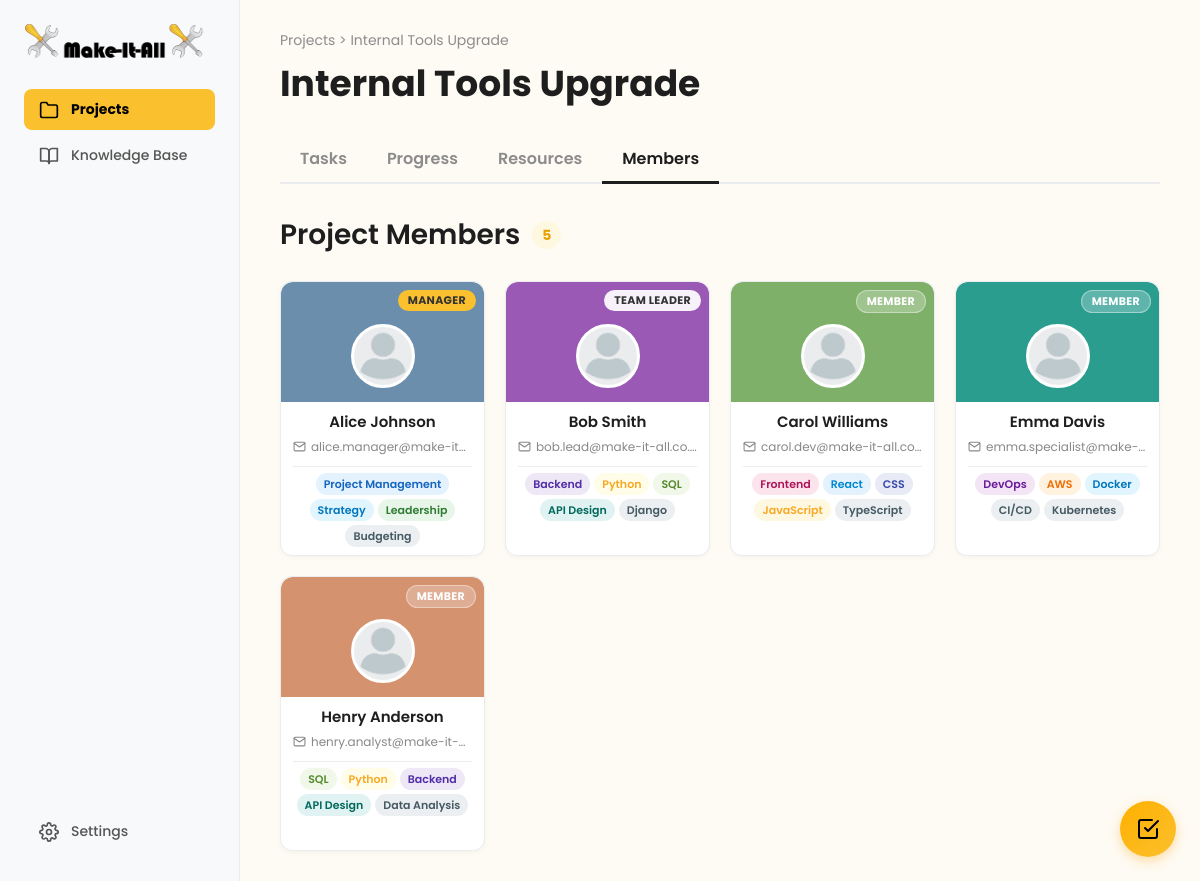
The page /user/project/project-members.php?project_id=3 (signed in) on the database its author committed.
### tables this page shows
CREATE TABLE projects (
    project_id INT AUTO_INCREMENT PRIMARY KEY,
    project_name VARCHAR(255) NOT NULL,
    description TEXT,
    created_by INT NOT NULL COMMENT 'Manager who created the project',
    team_leader_id INT NULL COMMENT 'Assigned team leader',
    start_date DATE NOT NULL,
    deadline DATE NOT NULL,
    estimated_completion_date DATE NULL COMMENT 'Calculated based on velocity',
    completed_date DATE NULL,
    status ENUM('planning', 'active', 'on_hold', 'completed', 'archived') DEFAULT 'active',
    priority ENUM('low', 'medium', 'high') DEFAULT 'medium',
    completion_percentage DECIMAL(5,2) DEFAULT 0.00,
    overdue_tasks_count INT DEFAULT 0,
    resource_level ENUM('sufficient', 'tight', 'under_resourced') DEFAULT 'sufficient',
    created_at TIMESTAMP DEFAULT CURRENT_TIMESTAMP,
    updated_at TIMESTAMP DEFAULT CURRENT_TIMESTAMP ON UPDATE CURRENT_TIMESTAMP,
    archived_at TIMESTAMP NULL,
    FOREIGN KEY (created_by) REFERENCES users(user_id) ON DELETE RESTRICT,
    FOREIGN KEY (team_leader_id) REFERENCES users(user_id) ON DELETE SET NULL,
    INDEX idx_status (status),
    INDEX idx_created_by (created_by),
    INDEX idx_team_leader (team_leader_id),
    INDEX idx_deadline (deadline),
    INDEX idx_priority (priority)
);

CREATE TABLE users (
    user_id INT AUTO_INCREMENT PRIMARY KEY,
    email VARCHAR(255) NOT NULL UNIQUE,
    password_hash VARCHAR(255) NULL COMMENT 'NULL for non-registered employees',
    is_registered BOOLEAN DEFAULT FALSE,
    first_name VARCHAR(100) NOT NULL,
    last_name VARCHAR(100) NOT NULL,
    profile_picture VARCHAR(255) DEFAULT '/default-avatar.png',
    role ENUM('manager', 'team_leader', 'team_member', 'technical_specialist') NOT NULL DEFAULT 'team_member',
    department VARCHAR(100),
    specialties TEXT COMMENT 'JSON array: ["Frontend", "React", "UX Design"]',
    manager_id INT NULL COMMENT 'Self-referencing FK - who manages this user',
    is_active BOOLEAN DEFAULT TRUE,
    last_login TIMESTAMP NULL,
    created_at TIMESTAMP DEFAULT CURRENT_TIMESTAMP,
    updated_at TIMESTAMP DEFAULT CURRENT_TIMESTAMP ON UPDATE CURRENT_TIMESTAMP,
    FOREIGN KEY (manager_id) REFERENCES users(user_id) ON DELETE SET NULL,
    INDEX idx_email (email),
    INDEX idx_role (role),
    INDEX idx_manager (manager_id),
    INDEX idx_is_registered (is_registered),
    INDEX idx_is_active (is_active)
);

CREATE TABLE project_members (
    project_member_id INT AUTO_INCREMENT PRIMARY KEY,
    project_id INT NOT NULL,
    user_id INT NOT NULL,
    project_role ENUM('team_leader', 'member') DEFAULT 'member',
    joined_at TIMESTAMP DEFAULT CURRENT_TIMESTAMP,
    left_at TIMESTAMP NULL COMMENT 'Soft delete - set when member leaves project',
    FOREIGN KEY (project_id) REFERENCES projects(project_id) ON DELETE CASCADE,
    FOREIGN KEY (user_id) REFERENCES users(user_id) ON DELETE CASCADE,
    UNIQUE KEY unique_project_user (project_id, user_id),
    INDEX idx_project (project_id),
    INDEX idx_user (user_id),
    INDEX idx_left_at (left_at)
);

### actions/guard_project_access.php (called while the page is built, shortened)
<?php
function guardProjectAccess(PDO $db, int $projectId, int $userId): array
{
    $stmt = $db->prepare("
        SELECT
            p.project_id,
            p.project_name,
            p.description,
            p.status,
            p.deadline,
            p.team_leader_id,
            p.created_by,
            CASE WHEN p.team_leader_id = :uid THEN 1 ELSE 0 END AS is_team_leader,
            CASE WHEN pm.user_id IS NOT NULL THEN 1 ELSE 0 END AS is_member
        FROM projects p
        LEFT JOIN project_members pm
            ON pm.project_id = p.project_id
           AND pm.user_id = :uid
           AND pm.left_at IS NULL
        WHERE p.project_id = :pid
          AND (
              p.created_by = :uid
              OR p.team_leader_id = :uid
              OR pm.user_id IS NOT NULL
          )
        LIMIT 1
    ");
    $stmt->execute([':pid' => $projectId, ':uid' => $userId]);
    $project = $stmt->fetch(PDO::FETCH_ASSOC);
    $roleLower = strtolower((string)($_SESSION['role'] ?? ''));
    $isManager = ($roleLower === 'manager');
    $isTeamLeaderOfThisProject = ((int)$project['is_team_leader'] === 1);
    $canManageProject = $isManager || $isTeamLeaderOfThisProject;
    $canCloseProject = $isManager;
    return [
        'project' => $project,
        'isManager' => $isManager,
        'isTeamLeaderOfThisProject' => $isTeamLeaderOfThisProject,
        'canManageProject' => $canManageProject,
        'canCloseProject' => $canCloseProject,
    ];
}

### user/project/project-members.php (the view, shortened to what this page needs)
<?php
require_once __DIR__ . "/../../actions/guard_project_access.php";
$projectId = $_SESSION['current_project_id'] ?? null;
$userId = (int) $_SESSION['user_id'];
$database = new Database();
$pdo = $database->getConnection();
$access = guardProjectAccess($pdo, (int) $projectId, $userId);
$project = $access['project'];
$isManager = $access['isManager'];
$bannerColors = [
    '#5B9BD5', '#7FB069', '#9B59B6', '#D4926F', '#45B7B8',
    '#6C8EAD', '#2A9D8F', '#B56576', '#52796F', '#7D8FA0',
];
$specialtyClassMap = [
    'Project Management' => 'spec-project-management',
    'Strategy'           => 'spec-strategy',
    'Leadership'         => 'spec-leadership',
    'Backend'            => 'spec-backend',
    'Python'             => 'spec-python',
    'SQL'                => 'spec-sql',
    'API Design'         => 'spec-api-design',
    'Frontend'           => 'spec-frontend',
    'React'              => 'spec-react',
    'CSS'                => 'spec-css',
    'JavaScript'         => 'spec-javascript',
    'Node.js'            => 'spec-node-js',
    'MongoDB'            => 'spec-mongodb',
    'DevOps'             => 'spec-devops',
    'AWS'                => 'spec-aws',
    'Docker'             => 'spec-docker',
    'CI/CD'              => 'spec-ci-cd',
    'UI Design'          => 'spec-ui-design',
    'Figma'              => 'spec-figma',
    'Prototyping'        => 'spec-prototyping',
];
$stmt = $pdo->prepare("
    SELECT
        u.user_id, u.first_name, u.last_name, u.email,
        u.profile_picture, u.specialties, u.role AS system_role,
        pm.project_role
    FROM project_members pm
    INNER JOIN users u ON u.user_id = pm.user_id
    WHERE pm.project_id = :pid AND pm.left_at IS NULL
    ORDER BY
        CASE pm.project_role
            WHEN 'team_leader' THEN 1
            ELSE 2
        END,
        u.first_name ASC
");
$stmt->execute([':pid' => $projectId]);
$members = $stmt->fetchAll(PDO::FETCH_ASSOC);
$managerId = (int) $project['created_by'];
$teamLeaderId = (int) $project['team_leader_id'];
$managerInList = false;
if (!$managerInList) {
    $stmt = $pdo->prepare("
        SELECT user_id, first_name, last_name, email, profile_picture, specialties, role AS system_role
        FROM users WHERE user_id = :uid
    ");
    $stmt->execute([':uid' => $managerId]);
    $manager = $stmt->fetch(PDO::FETCH_ASSOC);
    if ($manager) {
        $manager['project_role'] = 'manager';
        array_unshift($members, $manager);
    }
}
$memberCount = count($members);
function getMemberColor($uid, $bannerColors, &$colorMap) {
    $color = $bannerColors[array_rand($bannerColors)];
    return $color;
}
?>
<!DOCTYPE html>
<html lang="en">
<head>
    <link rel="stylesheet" href="../dashboard.css">
    <link rel="stylesheet" href="progress.css">
    <link rel="stylesheet" href="project-members.css">
</head>
<body id="project-members-page">
<?php include '../to-do/todo_widget.php'; ?>
<div class="dashboard-container">
    <nav class="sidebar">
        <div class="nav-top">
            <div class="logo-container">
                <img src="../logo.png" alt="Make-It-All Logo" class="logo-icon">
            </div>
            <ul class="nav-main">
                <li class="active-parent">
                    <a href="projects-overview.php"><i data-feather="folder"></i>Projects</a>
                </li>
                <li><a href="../knowledge-base/knowledge-base.html"><i data-feather="book-open"></i>Knowledge Base</a></li>
            </ul>
        </div>
        <div class="nav-footer">
            <ul>
                <li><a href="../settings.php"><i data-feather="settings"></i>Settings</a></li>
            </ul>
        </div>
    </nav>
    <main class="main-content">
        <header class="project-header">
            <div class="project-header-top">
                <div class="breadcrumbs-title">
                    <p class="breadcrumbs"><a href="projects-overview.php">Projects</a> > <span id="project-name-breadcrumb"><?= htmlspecialchars($project['project_name']) ?></span></p>
                    <h1 id="project-name-header"><?= htmlspecialchars($project['project_name']) ?></h1>
                </div>
            </div>
            <nav class="project-nav" id="project-nav-links">
                <a href="#">Tasks</a>
                <a href="#">Progress</a>
                <a href="#">Resources</a>
                <a href="#" class="active">Members</a>
            </nav>
        </header>
        <div class="members-content">
            <div class="members-header">
                <h2>
                    Project Members
                    <span class="members-count-badge" id="members-count"><?= $memberCount ?></span>
                </h2>
            </div>
            <div class="members-grid" id="members-grid">
                <?php foreach ($members as $member): ?>
                    <?php
                        $uid = (int) $member['user_id'];
                        $fullName = htmlspecialchars($member['first_name'] . ' ' . $member['last_name']);
                        $email = htmlspecialchars($member['email']);
                        $profilePic = htmlspecialchars($member['profile_picture']);
                        $bannerColor = getMemberColor($uid, $bannerColors, $_SESSION['employee_colors']);
                        $displayRole = 'Member';
                        $roleClass = 'role-member';
                        if ($uid === $managerId) {
                            $displayRole = 'Manager';
                            $roleClass = 'role-manager';
                        } elseif ($uid === $teamLeaderId || $member['project_role'] === 'team_leader') {
                            $displayRole = 'Team Leader';
                            $roleClass = 'role-team-leader';
                        }
                        $specialties = [];
                        if (!empty($member['specialties'])) {
                            $specialties = json_decode($member['specialties'], true)
                                ?? explode(',', $member['specialties']);
                            $specialties = array_map('trim', $specialties);
                        }
                        $isClickable = $isManager && $uid !== $userId;
                        $cardClasses = 'member-card' . ($isClickable ? ' clickable' : '');
                    ?>
                    <div class="<?= $cardClasses ?>" data-user-id="<?= $uid ?>"<?php if ($isClickable): ?> data-profile-url="../employees/employee-profile.php?id=<?= $uid ?>"<?php endif; ?>>
                        <div class="member-card-top" style="background-color: <?= htmlspecialchars($bannerColor) ?>;">
                            <span class="member-role-badge <?= $roleClass ?>"><?= $displayRole ?></span>
                            <div class="member-avatar">
                                <img src="<?= $profilePic ?>" alt="<?= $fullName ?>">
                            </div>
                        </div>
                        <div class="member-card-body">
                            <h4 class="member-name"><?= $fullName ?></h4>
                            <p class="member-email">
                                <i data-feather="mail"></i>
                                <span><?= $email ?></span>
                            </p>
                            <?php if (!empty($specialties)): ?>
                                <div class="member-specialties">
                                    <?php foreach ($specialties as $skill): ?>
                                        <?php $skillClass = $specialtyClassMap[trim($skill)] ?? 'spec-default'; ?>
                                        <span class="specialty-pill <?= $skillClass ?>">
                                            <?= htmlspecialchars(trim($skill)) ?>
                                        </span>
                                    <?php endforeach; ?>
                                </div>
                            <?php endif; ?>
                        </div>
                    </div>
                <?php endforeach; ?>
            </div>
        </div>
    </main>
</div>
</body>
</html>

### user/dashboard.css (style rules this page uses)
html, body { height: 100%; }
body { background: #FEFBF4; font-family: 'Poppins', sans-serif; margin: 0; height: 100vh; color: #1E1E1E; overflow: hidden; }
* { box-sizing: border-box; }
a { color: #1E1E1E; transition: color 0.2s ease; }
.dashboard-container { display: flex; width: 100%; height: 100vh; }
.sidebar { width: 240px; flex-shrink: 0; background: #F8F9FA; padding: 24px; display: flex; flex-direction: column; justify-content: space-between; border-right: 1px solid #EAECEE; }
.logo-container { display: flex; align-items: center; gap: 8px; font-size: 20px; font-weight: 700; margin-bottom: 30px; }
.logo-icon { width: 180px; height: 35px; }
.sidebar ul { list-style: none; padding: 0; margin: 0; }
.sidebar ul a { display: flex; align-items: center; gap: 12px; padding: 10px 15px; text-decoration: none; color: #555; font-weight: 500; border-radius: 8px; margin-bottom: 5px; font-size: 14px; }
.sidebar ul a svg { width: 20px; height: 20px; }
.sidebar ul.nav-main>li.active-parent>a { background: #FBC02D; color: black; font-weight: 700; }
.main-content { flex: 1; padding: 0; display: flex; flex-direction: column; min-height: 0; overflow-y: auto; height: 100vh; }
.project-header { display: flex; flex-direction: column; padding: 30px 40px 0 40px; flex-shrink: 0; }
.project-header-top { display: flex; justify-content: space-between; align-items: center; width: 100%; }
.breadcrumbs-title { display: flex; flex-direction: column; }
.breadcrumbs { font-size: 14px; color: #8C8C8C; margin: 0; }
.breadcrumbs a { color: #8C8C8C; text-decoration: none; transition: color 0.2s ease; }
.project-header h1 { font-size: 36px; font-weight: 700; margin: 5px 0 10px 0; }
.project-nav { display: flex; border-bottom: 2px solid #EAECEE; margin-top: 15px; }
.project-nav a { padding: 10px 20px; text-decoration: none; color: #8C8C8C; font-weight: 600; font-size: 16px; margin-bottom: -2px; border-bottom: 3px solid transparent; }
.project-nav a.active { color: #1E1E1E; border-bottom-color: #1E1E1E; }

### rows shown on the page
projects: project_name "Internal Tools Upgrade"
users: displayRole "MANAGER", profile_picture (placeholder picture), fullName "Alice Johnson", email "alice.manager@make-it…", specialties "Project Management", specialties "Strategy", specialties "Leadership", specialties "Budgeting"
project_members: displayRole "TEAM LEADER", user.profile_picture (placeholder picture), user.last_name "Bob Smith", user.email "bob.lead@make-it-all.co.…", user.specialties "Backend", user.specialties "Python", user.specialties "SQL", user.specialties "API Design", user.specialties "Django"
project_members: displayRole "MEMBER", user.profile_picture (placeholder picture), user.last_name "Carol Williams", user.email "carol.dev@make-it-all.co…", user.specialties "Frontend", user.specialties "React", user.specialties "CSS", user.specialties "JavaScript", user.specialties "TypeScript"
project_members: displayRole "MEMBER", user.profile_picture (placeholder picture), user.last_name "Emma Davis", user.email "emma.specialist@make-…", user.specialties "DevOps", user.specialties "AWS", user.specialties "Docker", user.specialties "CI/CD", user.specialties "Kubernetes"
project_members: displayRole "MEMBER", user.profile_picture (placeholder picture), user.last_name "Henry Anderson", user.email "henry.analyst@make-it-…", user.specialties "SQL", user.specialties "Python", user.specialties "Backend", user.specialties "API Design", user.specialties "Data Analysis"

### other values the page prints
$memberCount "5"
